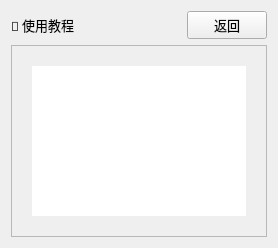
         <widget class="QWidget" name="page_tutorial">
          <layout class="QVBoxLayout" name="verticalLayout_22">
           <item>
            <layout class="QHBoxLayout" name="horizontalLayout_16">
             <item>
              <widget class="QLabel" name="sectionTitle">
               <property name="font">
                <font>
                 <family>微软雅黑</family>
                 <pointsize>10</pointsize>
                </font>
               </property>
               <property name="text">
                <string>📖 使用教程</string>
               </property>
               <property name="alignment">
                <set>Qt::AlignLeading|Qt::AlignLeft|Qt::AlignVCenter</set>
               </property>
              </widget>
             </item>
             <item>
              <spacer name="tutorial_header_spacer">
               <property name="orientation">
                <enum>Qt::Horizontal</enum>
               </property>
               <property name="sizeHint" stdset="0">
                <size>
                 <width>13</width>
                 <height>13</height>
                </size>
               </property>
              </spacer>
             </item>
             <item>
              <widget class="QPushButton" name="pushButton_back_to_home">
               <property name="sizePolicy">
                <sizepolicy hsizetype="Minimum" vsizetype="Preferred">
                 <horstretch>0</horstretch>
                 <verstretch>0</verstretch>
                </sizepolicy>
               </property>
               <property name="minimumSize">
                <size>
                 <width>0</width>
                 <height>0</height>
                </size>
               </property>
               <property name="font">
                <font>
                 <family>微软雅黑</family>
                 <pointsize>10</pointsize>
                </font>
               </property>
               <property name="text">
                <string>返回</string>
               </property>
              </widget>
             </item>
            </layout>
           </item>
           <item>
            <widget class="QTextBrowser" name="textEdit_tutorial">
             <property name="font">
              <font>
               <family>微软雅黑</family>
               <pointsize>10</pointsize>
              </font>
             </property>
             <property name="styleSheet">
              <string notr="true">QTextBrowser {

	line-height: 2.2;
	padding: 20px;
}
QTextBrowser img {
	max-width: 100%;
	height: auto;
}</string>
             </property>
             <property name="readOnly">
              <bool>true</bool>
             </property>
             <property name="textInteractionFlags">
              <set>Qt::TextBrowserInteraction</set>
             </property>
             <property name="openExternalLinks">
              <bool>true</bool>
             </property>
            </widget>
           </item>
          </layout>
         </widget>
